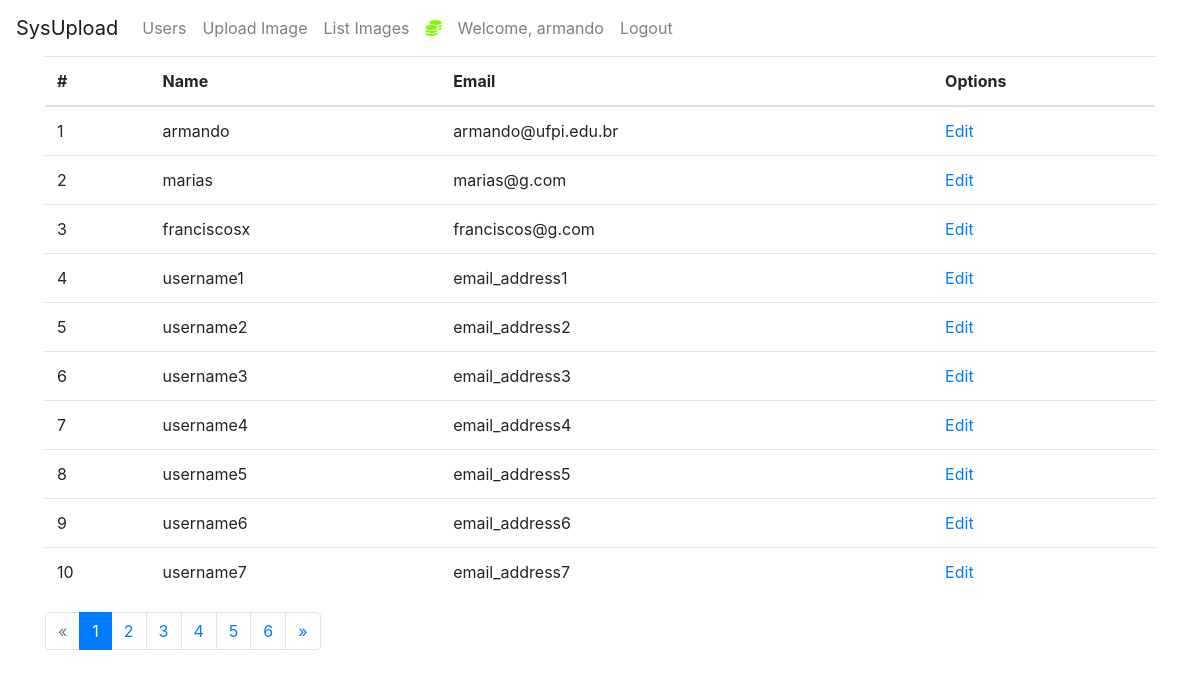
Page /users (signed in) on the earlier database version.
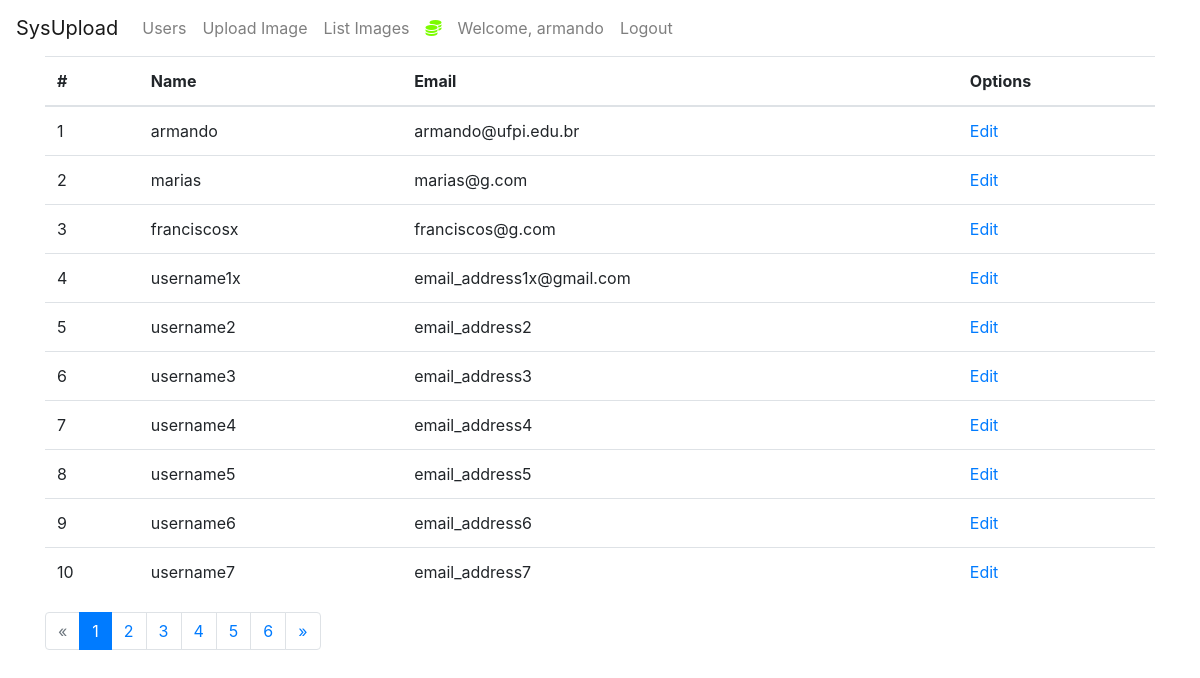
Same page on the later database version.
### myapp/dao.py (models this page shows, shortened)
class User(db.Model, UserMixin):
    id = db.Column(db.Integer(), primary_key=True)
    username = db.Column(db.String(length=30), nullable=False, unique=True)
    email_address = db.Column(db.String(length=50), nullable=False, unique=True)
    password_hash = db.Column(db.String(length=60), nullable=False)
    @property
    def password(self):
        return self.password

### myapp/users.py (the view)
@app.route('/users')
@login_required
def pagination_page():
    page, per_page, offset = get_page_args(page_parameter='page', per_page_parameter='per_page')
    usersCollection = Users()
    users = usersCollection.list_all_users()
    total = len(users)
    pagination_users = get_users(offset=offset, per_page=per_page, users=users)
    pagination = Pagination(page=page, per_page=per_page, total=total, css_framework='bootstrap4')
    return render_template('user/pagination.html', users=pagination_users, page=page, per_page=per_page, pagination=pagination)

### myapp/dao.py (called while the page is built)
@login_manager.user_loader
def load_user(user_id):
    return User.query.get(int(user_id))

    def list_all_users(self):
        return User.query.all()

### myapp/users.py (called while the page is built)
def get_users(offset=0, per_page=10, users=users):
    return users[offset: offset + per_page]

### myapp/templates/user/pagination.html (shortened to what this page needs)
{% extends 'base.html' %}
{% block content %}
    <div class="container">
      <div class="table-responsive">
        <table class="table table-hover">
          <thead>
            <tr>
              <th>#</th>
              <th>Name</th>
              <th>Email</th>
              <th>Options</th>
            </tr>
          </thead>
          <tbody>
            {% for user in users %}
            <tr>
              <td>{{ loop.index + (page - 1) * per_page }}</td>
              <td>{{ user.username }}</td>
              <td>{{ user.email_address}} </td>
              <td><a href="{{ url_for('edit_user', id=user.id) }}">Edit</a></td>
            </tr>
            {% endfor %}
          </tbody>
        </table>
      </div>
      {{ pagination.links }}
    </div>
{% endblock %}

### myapp/templates/base.html (shortened to what this page needs)
<!doctype html>
<html lang="en">
   <head>
      <link rel="stylesheet" href="https://cdn.jsdelivr.net/npm/bootstrap@4.5.3/dist/css/bootstrap.min.css">
   </head>
   <body>
    <nav class="navbar navbar-expand-md navbar-light">
      <a class="navbar-brand" href="{{ url_for('myapp_page') }} ">SysUpload</a>
      <div class="collapse navbar-collapse" id="navbarNav">
          {% if current_user.is_authenticated %}
            <ul class="navbar-nav">
                <li class="nav-item">
                    <a class="nav-link" href="{{ url_for('pagination_page') }}">Users</a>
                </li>
                <li class="nav-item">
                    <a class="nav-link" href="{{ url_for('upload_page') }}">Upload Image</a>
                </li>
                <li class="nav-item">
                    <a class="nav-link" href="{{ url_for('list_files_page') }}">List Images</a>
                </li>
                <li class="nav-item">
                    <a class="nav-link" style="color: lawngreen; font-weight: bold">
                        <i class="fas fa-coins"></i>
                    </a>
                </li>
                <li class="nav-item">
                    <a class="nav-link">Welcome, {{ current_user.username }}</a>
                </li>
                <li class="nav-item">
                    <a class="nav-link" href="{{ url_for('logout_page') }}">Logout</a>
                </li>
            </ul>
          {% endif %}
      </div>
    </nav>
      {% block content %}
      {% endblock %}
   </body>
</html>

Differences in the rows shown:
changed User: username "username1" → "username1x"; email_address "email_address1" → "email_address1x@gmail.com"
